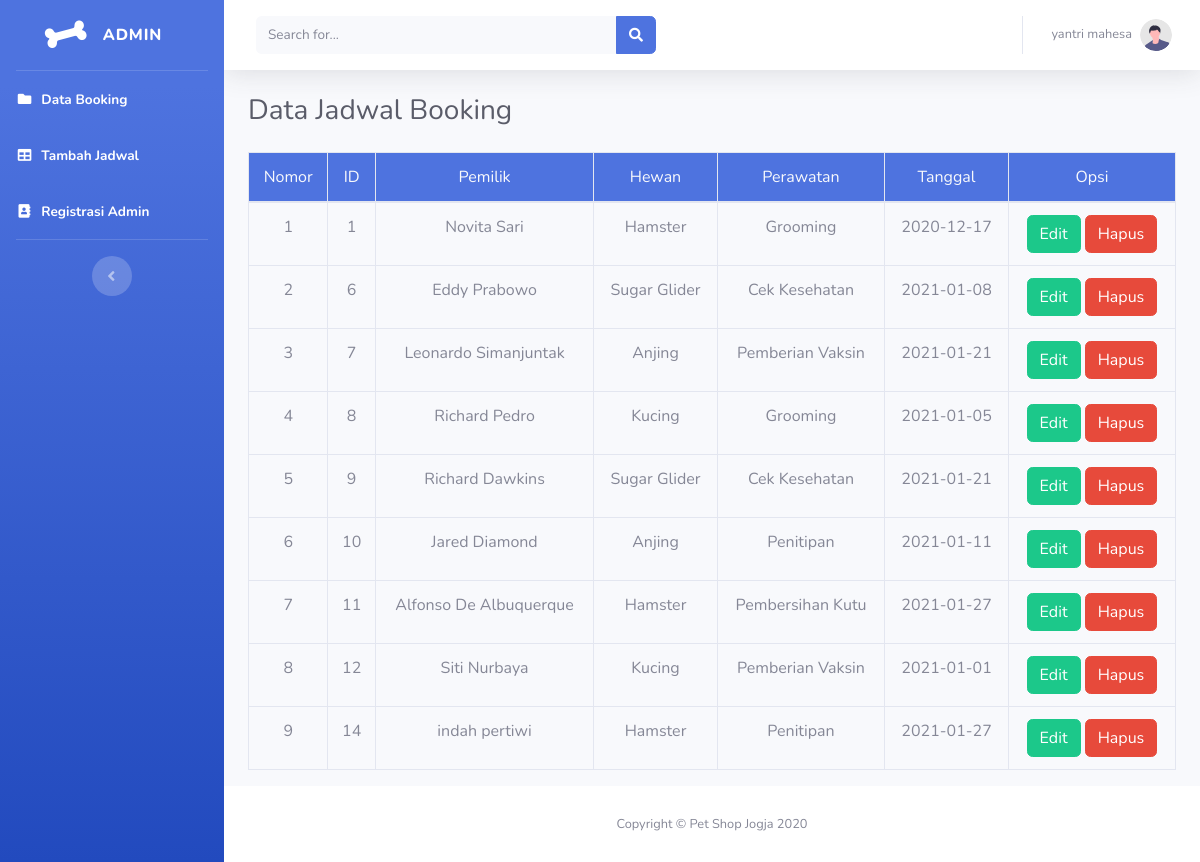
/petshop/index.php (signed in), run on the app's committed database.
### tables this page shows
CREATE TABLE `jadwal` (
  `id` int(11) NOT NULL,
  `pemilik` varchar(35) NOT NULL,
  `hewan` varchar(35) NOT NULL,
  `perawatan` varchar(50) NOT NULL,
  `tanggal` date NOT NULL
);

### petshop/includes/functions.php (called while the page is built, shortened)
<?php
    $conn = mysqli_connect("localhost", "root", "", "pet_shop");
    function query($query){
        global $conn;
        $jadwal = mysqli_query($conn, $query);
        $result = [];
        while($row = mysqli_fetch_assoc($jadwal)){
            $result[] = $row;
        }
        return $result;
    }
?>

### petshop/index.php (the view, shortened to what this page needs)
<?php
include('includes/functions.php');
include('includes/header.php');
include('includes/navbar.php');
include('includes/topbar.php');
$jadwal = query("SELECT * FROM jadwal");
?>
    <div class="container-fluid">
        <div class="d-sm-flex align-items-center justify-content-between mb-4">
            <h1 class="h3 mb-0 pl-10 text-gray-800">Data Jadwal Booking</h1>
        </div>
            <table class="table table-bordered">
                <thead class="text-center bg-primary text-light">
                    <tr>
                        <td>Nomor</td>
                        <td>ID</td>
                        <td>Pemilik</td>
                        <td>Hewan</td>
                        <td>Perawatan</td>
                        <td>Tanggal</td>
                        <td>Opsi</td>
                    </tr>
                </thead>
                <tbody class="text-center">
                    <?php $i = 1; ?>
                    <?php foreach($jadwal as $row) : ?>
                        <tr>
                            <td class="text-center"><?= $i; ?></td>
                            <td><?= $row["id"]; ?></td>
                            <td><?= $row["pemilik"]; ?></td>
                            <td><?= $row["hewan"]; ?></td>
                            <td><?= $row["perawatan"]; ?></td>
                            <td><?= $row["tanggal"]; ?></td>
                            <td class="text-center"><a class="btn btn-success" href="edit.php?id=<?=$row["id"]; ?>">Edit</a>
                            <a class="btn btn-danger" href="hapus.php?id=<?=$row["id"]; ?>" onclick="return confirm('Apakah anda ingin menghapus data?');">Hapus</a></td>
                        </tr>
                    <?php $i++; ?>
                    <?php endforeach; ?>
                </tbody>
            </table>
    </div>
</div>
<?php
    include('includes/footer.php');
?>
</body>
</html>

### data on the page
jadwal: id "1", pemilik "Novita Sari", hewan "Hamster", perawatan "Grooming", tanggal "2020-12-17"
jadwal: id "6", pemilik "Eddy Prabowo", hewan "Sugar Glider", perawatan "Cek Kesehatan", tanggal "2021-01-08"
jadwal: id "7", pemilik "Leonardo Simanjuntak", hewan "Anjing", perawatan "Pemberian Vaksin", tanggal "2021-01-21"
jadwal: id "8", pemilik "Richard Pedro", hewan "Kucing", perawatan "Grooming", tanggal "2021-01-05"
jadwal: id "9", pemilik "Richard Dawkins", hewan "Sugar Glider", perawatan "Cek Kesehatan", tanggal "2021-01-21"
jadwal: id "10", pemilik "Jared Diamond", hewan "Anjing", perawatan "Penitipan", tanggal "2021-01-11"
jadwal: id "11", pemilik "Alfonso De Albuquerque", hewan "Hamster", perawatan "Pembersihan Kutu", tanggal "2021-01-27"
jadwal: id "12", pemilik "Siti Nurbaya", hewan "Kucing", perawatan "Pemberian Vaksin", tanggal "2021-01-01"
jadwal: id "14", pemilik "indah pertiwi", hewan "Hamster", perawatan "Penitipan", tanggal "2021-01-27"

### other printed values
$_SESSION["nama"] "yantri mahesa"
